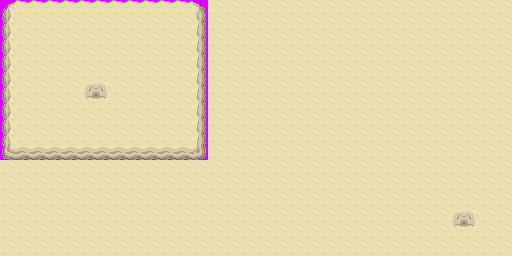

This game map was drawn from its Tiled (.tmx) file and the tilesets committed beside it. A one-line description and the trimmed map source follow:
An orthogonal 32x16 tile map with 16x16 px tiles, 1 tile layer (Terrain), 1 hidden layer not drawn, 2 tilesets.

<map version="1.0" tiledversion="1.1.2" orientation="orthogonal" renderorder="left-down" width="32" height="16" tilewidth="16" tileheight="16" infinite="0" nextobjectid="1">
 <tileset firstgid="1" source="../tileset/terrain_sand.tsx" />
 <tileset firstgid="31" source="../tileset/terrain_snow.tsx" />
 <layer name="Terrain" width="32" height="16">
  <data>[512 cells, 512 non-empty, 13 distinct tile ids]</data>
 </layer>
 <layer name="TerrainDecoration" width="32" height="16" visible="0">
  <data>[512 cells, 6 non-empty, 6 distinct tile ids]</data>
 </layer>
</map>